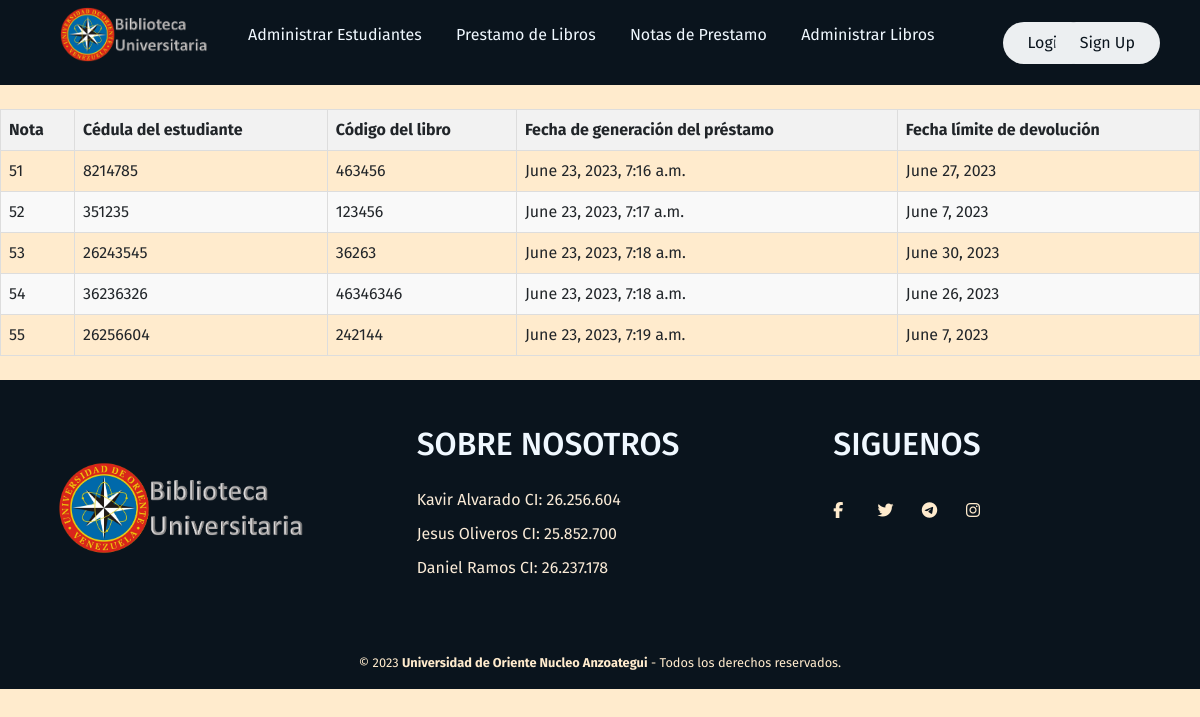
The page /notasprestamo/ on the database as committed earlier.
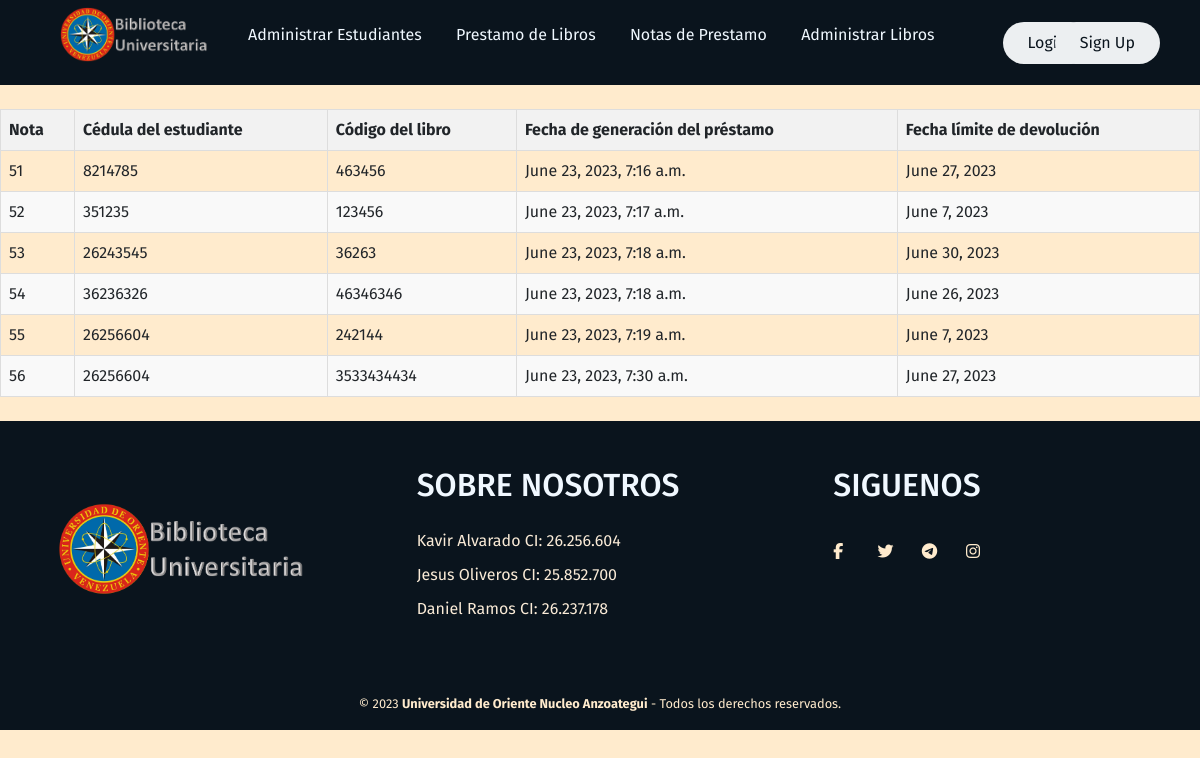
The same page on the database as committed later.
### GenerarPrestamo/models.py (models this page shows, shortened)
class Prestamo(models.Model):
    nota = models.AutoField(primary_key=True, verbose_name="Nota de Prestamo")
    cedula=models.CharField(max_length=20, verbose_name="CI del Estudiante")
    codigo=models.CharField(max_length=20)
    limite=models.DateField()
    fecha=models.DateTimeField(auto_now_add=True)
    class Meta:
        verbose_name='prestamo'
        verbose_name_plural='prestamos'

### NotasPrestamo/views.py (the view)
# urls.py: path('',views.notas_prestamo, name="NotasPrestamo"),
def notas_prestamo(request):
    notas=Prestamo.objects.all()
    return render(request, "notasprestamo/notasprestamo.html", {'notas':notas})

### NotasPrestamo/templates/notasprestamo/notasprestamo.html (shortened to what this page needs)
{% extends "base/base.html" %}
{% load static %}
{% block content %}
    <link href="{% static 'Biblioteca/bootstrap.min.css' %}" rel="stylesheet">
    <link rel="stylesheet" href="{% static 'Biblioteca/css/StylesBase.css' %}">
    <head>
        <link rel="stylesheet" href="{% static 'Biblioteca/css/StylesTable.css' %}">
    </head>
    <table style="margin: auto;">
        <thead>
            <tr>
                <th>Nota</th>
                <th>Cédula del estudiante</th>
                <th>Código del libro</th>
                <th>Fecha de generación del préstamo</th>
                <th>Fecha límite de devolución</th>
            </tr>
        </thead>
        <tbody>
            {% for nota in notas %}
                <tr>
                    <td>{{nota.nota}}</td>
                    <td>{{nota.cedula}}</td>
                    <td>{{nota.codigo}}</td>
                    <td>{{nota.fecha}}</td>
                    <td>{{nota.limite}}</td>
                </tr>
            {% endfor %}
        </tbody>
    </table>
{% endblock %}

Rows that differ between the two databases and show on the page:
added Prestamo: nota "56", cedula "26256604", codigo "3533434434", fecha "June 23, 2023, 7:30 a.m.", limite "June 27, 2023"
